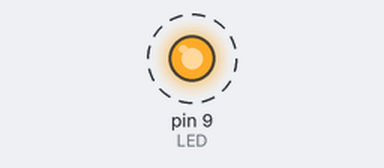
A sketch run on a simulated Arduino Uno, built with avr-gcc and run on an emulated ATmega328P. On the bench: output pins drawn as LEDs (lit = HIGH). Dashed ring = blinking. What the sketch prints to the serial monitor is not drawn.

Above: at 0.2 s.
Timing chart, 0 to 3.0 s (numbered marks = the images above):
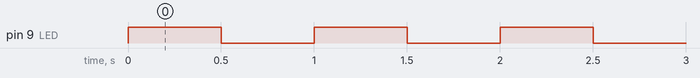

The sketch:

LED_Blinker.ino
```cpp
// #2 LED Blinker

// Variables
int LED = 9;

void setup() {
  Serial.begin(9600);
  Serial.print("Program Started.");

  // put your setup code here, to run once:
  pinMode(LED,OUTPUT);

  Serial.print("Program Ended.");
}

void loop() {
  Serial.println("Loop Started.");

  // put your main code here, to run repeatedly:
  digitalWrite(LED,HIGH);

  // Wait For 1000 ms
  delay(500);

  digitalWrite(LED,LOW);

  Serial.println("Loop Finished.");
  delay(500);
}
```

Measured:
- by itself, pin 9 (LED): alternates HIGH for 0.50 s and LOW for 0.50 s
